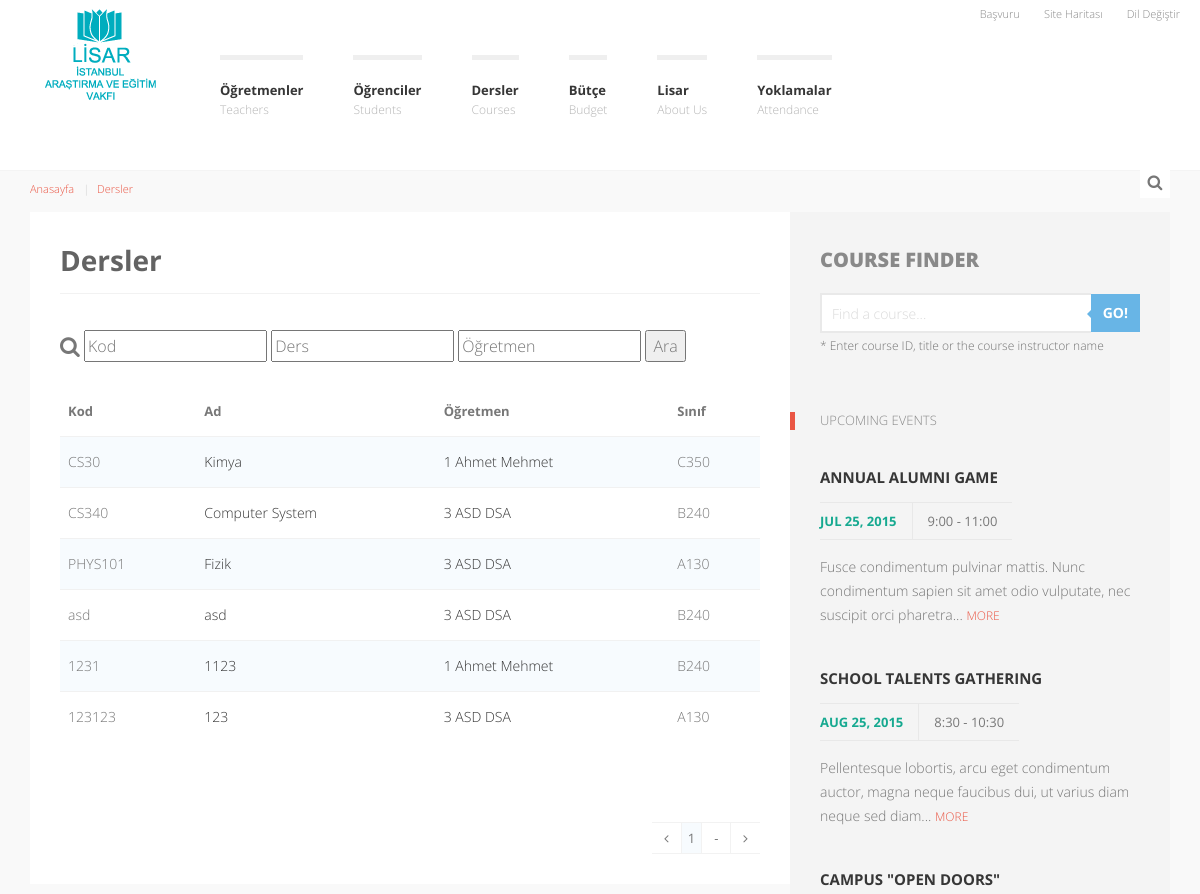
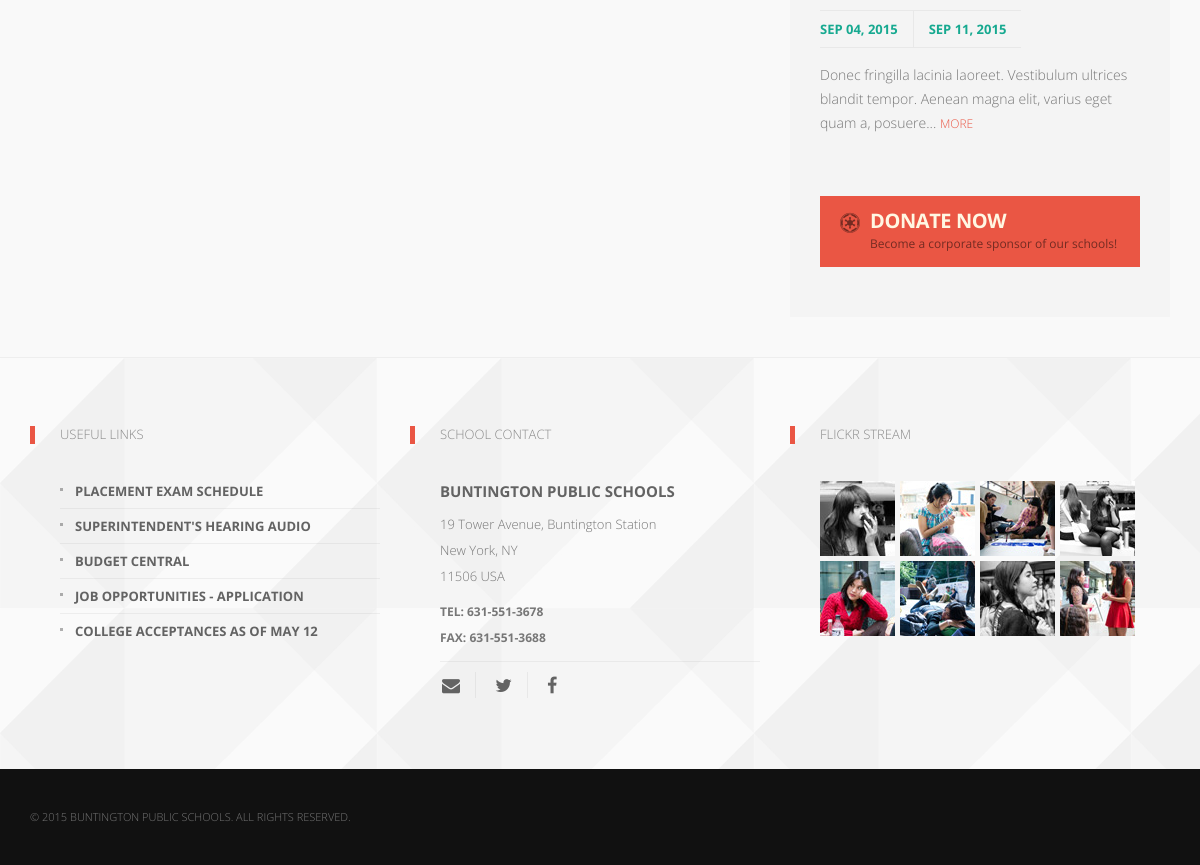
Page /courses/ on the committed database (2 pictures, top to bottom).
### baseApp/models.py (models this page shows, shortened)
class Course(models.Model):
    name = models.CharField(max_length=300, blank=True, null=True)
    code = models.CharField(max_length=300, blank=True, null=True)
    teacher = models.ForeignKey(Teacher, blank=True, null=True)
    classroom = models.CharField(max_length=30, choices = (('A130', 'A130'), ('B240',\
        'B240'), ('C350', 'C350')), blank=True, null=True)
    lisarLevel = models.CharField(max_length=10, choices=(('1.', '1.'), ('2.', '2.')),\
        blank=True, null=True)
    start = models.TimeField(default=timezone.now)
    end = models.TimeField(default=timezone.now)
    students = models.ManyToManyField(Student, related_name='courses', blank=True)

class Teacher(models.Model):
    firstName = models.CharField(max_length=300, blank=True, null=True, verbose_name="İsim")
    lastName = models.CharField(max_length=300, blank=True, null=True, verbose_name="Soyisim")
    fullName =  models.CharField(max_length=300, blank=True, null=True)
    phoneRegex = RegexValidator(regex=r'^\+?1?\d{12}$',\
        message="Phone number must be entered in the format: '+999999999'. 12 digits allowed.")
    phoneNumber = models.CharField(validators=[phoneRegex], blank=True, max_length=13, verbose_name="Telefon")
    mailAddress = models.EmailField(blank=True, null=True, verbose_name="Email Adresi")
    school = models.ForeignKey(School, related_name="teachers", blank=True, null=True, verbose_name="Okul")
    department = models.CharField(max_length=300, choices = (('bilgisayar mühendisliği', 'Bilgisayar Mühendisliği'),\
                                                             ('kimya', 'Kimya')),\
        blank=True, null=True, verbose_name="Bölüm")
    status = models.CharField(max_length=30, choices = (('lisans', 'Lisans'), ('yüksek lisans', 'Yüksek Lisans'),
        ('doktora', 'Doktora')), blank=True, null=True, verbose_name="Statü")
    IBANRegex = RegexValidator(regex=r'^\w{2}\d{24}$',\
        message="IBAN must be entered in the format: 'TR999999999999999999999999'. 24 digits allowed.")
    IBAN = models.CharField(validators=[IBANRegex], max_length=26, blank=True, null=True, verbose_name="IBAN")
    profilePhoto = models.ImageField(upload_to='img/', blank=True, verbose_name="Fotoğraf")
    def __str__(self):
        return str(self.pk) + " " + self.firstName + " " + self.lastName

### baseApp/views.py (the view)
# urls.py: url(r'^courses/$', views.courses, name='courses'),
def courses(request):
    if request.method == 'POST':
        code = request.POST['code']
        name = request.POST['name']
        teacher = request.POST['teacher']
        courseList = Course.objects.filter(name__contains=name,\
                                           teacher__slugName__contains=teacher,\
                                           code__contains=code)
        paginator = Paginator(courseList, 15)
        page = request.GET.get('page')
        try:
            courses = paginator.page(page)
        except PageNotAnInteger:
            courses = paginator.page(1)
        except EmptyPage:
            courses = paginator.page(paginator.num_pages)
        context = {'courses': courses}
        return render(request,'courses.html', context)
    else:
        courseList = Course.objects.all()
        paginator = Paginator(courseList, 15)
        page = request.GET.get('page')
        try:
            courses = paginator.page(page)
        except PageNotAnInteger:
            courses = paginator.page(1)
        except EmptyPage:
            courses = paginator.page(paginator.num_pages)
        context = {'courses': courses}
        return render(request,'courses.html', context)

### baseApp/templates/courses.html (shortened to what this page needs)
{% extends "base.html" %}
{% load staticfiles %}
{% block body %}
<div id="k-body">
    <div class="container">
        <div class="row">
            <div id="k-top-search" class="col-lg-12 clearfix">
                <div id="bt-toggle-search" class="search-icon text-center"><i class="s-open fa fa-search"></i></div>
            </div>
            <div class="k-breadcrumbs col-lg-12 clearfix">
                <ol class="breadcrumb">
                    <li><a href="{% url "home" %}">Anasayfa</a></li>
                    <li class="active"><a href="{% url "courses" %}">Dersler</a></li>
                </ol>
            </div>
        </div>
        <div class="row no-gutter">
            <div class="col-lg-8 col-md-8">
                <div class="col-padded">
                    <div class="row gutter">
                        <div class="col-lg-12 col-md-12">
                            <h1 class="page-title">Dersler</h1>
                        </div>
                    </div>
                    <div class="row gutter">
                        <div class="col-lg-12 col-md-12">
                            <br>
                            <p class="subheading">
                                <form action="{% url "courses" %}" method="post" style="text-transform:none;" enctype="multipart/form-data">
                                    <i class="fa fa-search fa-lg"></i>
                                    <input style="color:black;" type='text' name='code' placeholder="Kod"/>
                                    <input style="color:black;" type='text' name='name' placeholder="Ders"/>
                                    <input style="color:black;" type='text' name='teacher' placeholder="Öğretmen"/>
                                    <input type="submit" value="Ara"/>
                                </form>
                            </p>
                            <table class="table table-striped table-courses">
                                <thead>
                                    <tr>
                                        <th class="transform">Kod</th>
                                        <th class="transform">Ad</th>
                                        <th class="transform">Öğretmen</th>
                                        <th class="transform">Sınıf</th>
                                    </tr>
                                </thead>
                                <tbody>
                                {% for course in courses %}
                                    <tr>
                                        <td>{{ course.code }}</td>
                                        <td><a href="{% url "courseDetails" pk=course.pk %}">
                                            {{ course.name }}</a></td>
                                        <td><a href="{% url "teacherDetails" pk=course.teacher.pk %}">
                                            {{ course.teacher }}</a></td>
                                        <td>{{ course.classroom }}</td>
                                    </tr>
                                {% endfor %}
                                </tbody>
                            </table>
                        </div>
                    </div>
                    <div class="row gutter">
                        <div class="col-lg-12">
                                <span class="step-links">
                                    <ul class="pagination pull-right">
                                        {% if courses.has_previous %}
                                            <li><a href="?page={{ courses.previous_page_number }}">
                                                <i class="fa fa-angle-left" aria-hidden="true"></i>
                                            </a></li>
                                        {% else %}
                                            <li class="disabled"><a href="#">
                                                <i class="fa fa-angle-left" aria-hidden="true"></i>
                                            </a></li>
                                        {% endif %}
                                        <li class="disabled">
                                            <span style="background: #F7FBFE;padding: 6px;">{{ courses.number }}</span>
                                        </li>
                                        {% if courses.has_next %}
                                        <li><a href="?page={{ courses.next_page_number }}">
                                            {{ courses.next_page_number }}
                                        </a></li>
                                        {% else %}
                                        <li class="disabled"><a href="#">-</a></li>
                                        {% endif %}
                                        {% if courses.has_next %}
                                            <li><a href="?page={{ courses.next_page_number }}">
                                                <i class="fa fa-angle-right" aria-hidden="true"></i>
                                            </a></li>
                                        {% else %}
                                            <li class="disabled"><a href="#">
                                                <i class="fa fa-angle-right" aria-hidden="true"></i>
                                            </a></li>
                                        {% endif %}
                                    </ul>
                                </span>
                        </div>
                    </div>
                </div>
            </div>
            <div id="k-sidebar" class="col-lg-4 col-md-4">
                <div class="col-padded col-shaded">
                    <ul class="list-unstyled clear-margins">
                        <li class="widget-container widget_course_search">
                            <h1 class="title-titan">Course Finder</h1>
                            <form role="search" method="get" id="course-finder" action="#">
                                <div class="input-group">
                                    <input type="text" placeholder="Find a course..." autocomplete="off" class="form-control" id="find-course" name="find-course" />
                                    <span class="input-group-btn"><button type="submit" class="btn btn-default">GO!</button></span>
                                </div>
                                <span class="help-block">* Enter course ID, title or the course instructor name</span>
                            </form>
                        </li>
                        <li class="widget-container widget_up_events">
                            <h1 class="title-widget">Upcoming Events</h1>
                            <ul class="list-unstyled">
                                <li class="up-event-wrap">
                                    <h1 class="title-median"><a href="#" title="Annual alumni game">Annual alumni game</a></h1>
                                    <div class="up-event-meta clearfix">
                                        <div class="up-event-date">Jul 25, 2015</div><div class="up-event-time">9:00 - 11:00</div>
                                    </div>
                                    <p>
                                    Fusce condimentum pulvinar mattis. Nunc condimentum sapien sit amet odio vulputate, nec suscipit orci pharetra... <a href="#" class="moretag" title="read more">MORE</a>
                                    </p>
                                </li>
                                <li class="up-event-wrap">
                                    <h1 class="title-median"><a href="#" title="School talents gathering">School talents gathering</a></h1>
                                    <div class="up-event-meta clearfix">
                                        <div class="up-event-date">Aug 25, 2015</div><div class="up-event-time">8:30 - 10:30</div>
                                    </div>
                                    <p>
                                    Pellentesque lobortis, arcu eget condimentum auctor, magna neque faucibus dui, ut varius diam neque sed diam... <a href="#" class="moretag" title="read more">MORE</a>
                                    </p>
                                </li>
                                <li class="up-event-wrap">
                                    <h1 class="title-median"><a href="#" title="School talents gathering">Campus "Open Doors"</a></h1>
                                    <div class="up-event-meta clearfix">
                                        <div class="up-event-date">Sep 04, 2015</div><div class="up-event-date">Sep 11, 2015</div>
                                    </div>
                                    <p>
                                    Donec fringilla lacinia laoreet. Vestibulum ultrices blandit tempor. Aenean magna elit, varius eget quam a, posuere... <a href="#" class="moretag" title="read more">MORE</a>
                                    </p>
                                </li>
                            </ul>
                        </li>
                        <li class="widget-container widget_text">
                            <a href="#" class="custom-button cb-red" title="How to apply?">
                                <i class="custom-button-icon fa fa-empire"></i>
                                <span class="custom-button-wrap">
                                    <span class="custom-button-title">Donate Now</span>
                                    <span class="custom-button-tagline">Become a corporate sponsor of our schools!</span>
                                </span>
                            </a>
                        </li>
                    </ul>
                </div>
            </div>
        </div>
    </div>
</div>
{% endblock %}

### rows in the picture
Course: code "CS30", name "Kimya", teacher "1 Ahmet Mehmet", classroom "C350"
Course: code "CS340", name "Computer System", teacher "3 ASD DSA", classroom "B240"
Course: code "PHYS101", name "Fizik", teacher "3 ASD DSA", classroom "A130"
Course: code "asd", name "asd", teacher "3 ASD DSA", classroom "B240"
Course: code "1231", name "1123", teacher "1 Ahmet Mehmet", classroom "B240"
Course: code "123123", name "123", teacher "3 ASD DSA", classroom "A130"

### other values in the picture
{{ courses.number }} "1"
